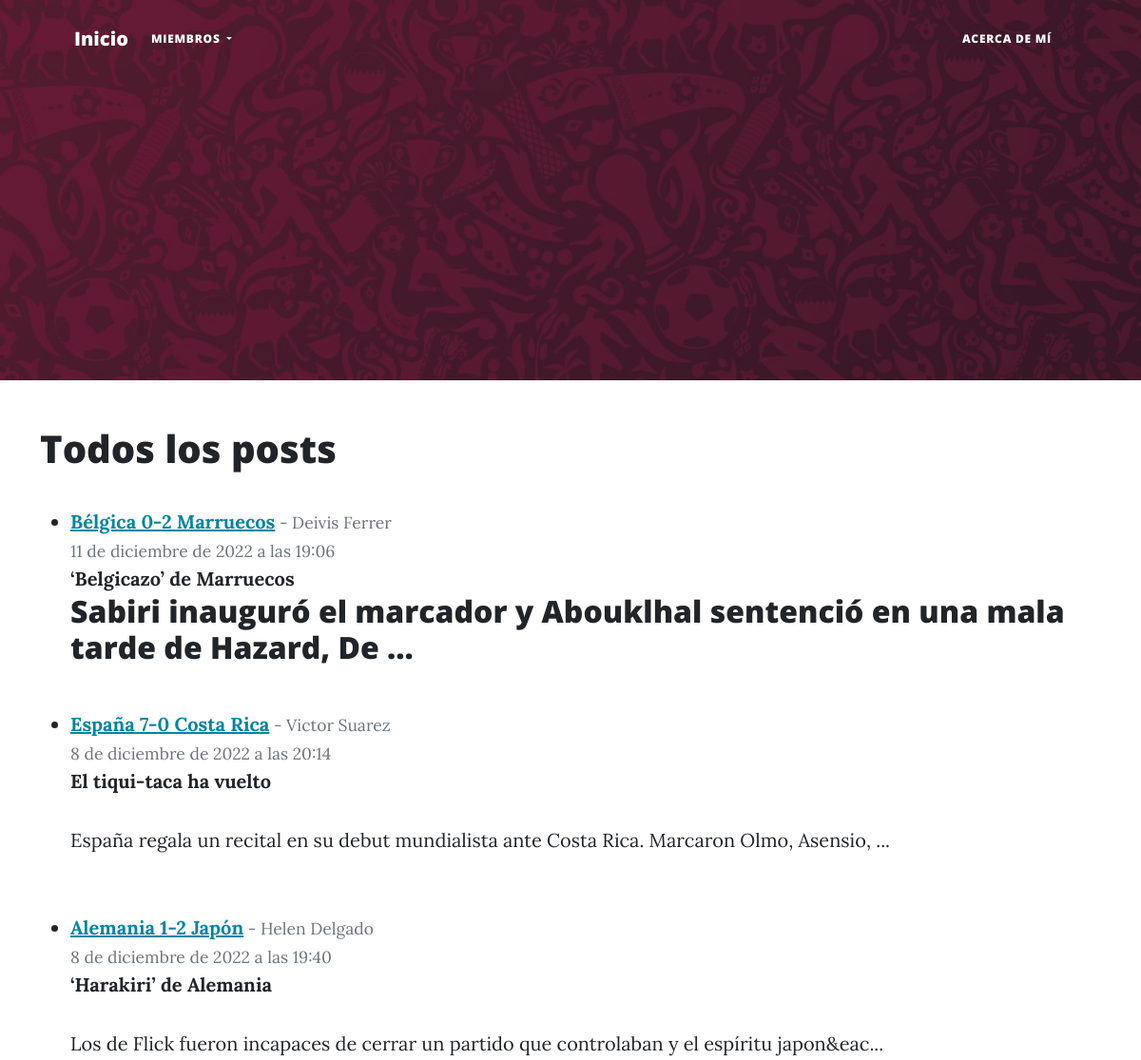
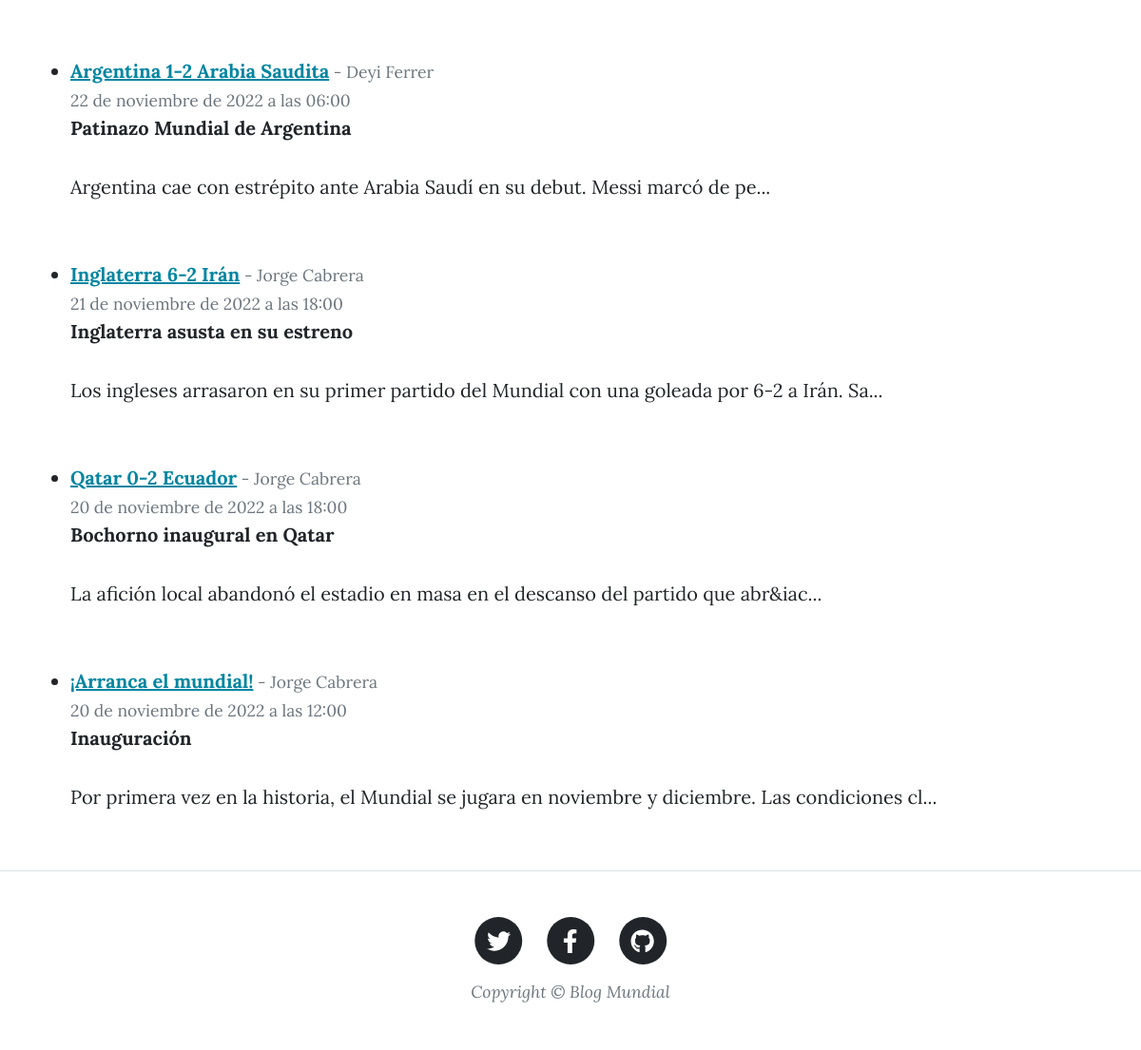
Screenshot of /all_posts/ with the database file from the repository (2 pictures, top to bottom).
### Blog/models.py (models this page shows, shortened)
class Post(models.Model):
    titulo = models.CharField(max_length=255)
    subtitulo = models.CharField(max_length=255)
    autor = models.ForeignKey(User, on_delete=models.CASCADE)
    header = models.ImageField(null=True, blank=True, upload_to='images/')
    cuerpo = RichTextField(null=True, blank=True)
    fecha = models.DateTimeField(default=datetime.now())
    likes = models.ManyToManyField(User, related_name='blog_posts')

### Blog/views.py (the view)
# urls.py: path('all_posts/', AllPostsView.as_view(), name='all_posts'),
class AllPostsView(ListView):
    model = Post
    template_name = 'all_posts.html'
    ordering = ['-fecha']

### Blog/templates/all_posts.html (shortened to what this page needs)
{% extends 'post.html' %}
{% block post %}
<div class="container">
    <h1>
        Todos los posts
    </h1>
    <br>
    <ul>
        {% for post in object_list %}
        <li>
                <a href="{% url 'post_details' post.pk %}" class="link-primary"><u><strong>{{post.titulo}}</strong></u></a><small class="text-muted"> - {{post.autor.first_name}} {{post.autor.last_name}}
                <br>
                {{post.fecha}}
                </small>
                <br/>
                <strong>
                    {{post.subtitulo}}
                </strong>
                <br/>
                {{post.cuerpo|slice:":100"|safe}}...
                <br/><br/>
            </li>
        {% endfor %}
    </ul>
</div>
{% endblock post %}

### rows the page displays
Post: titulo "Bélgica 0-2 Marruecos", autor.first_name "Deivis", autor.last_name "Ferrer", fecha "11 de diciembre de 2022 a las 19:06", subtitulo "‘Belgicazo’ de Marruecos", cuerpo "Sabiri inauguró el marcador y Abouklhal sentenció en una mala tarde de Hazard, De"
Post: titulo "España 7-0 Costa Rica", autor.first_name "Victor", autor.last_name "Suarez", fecha "8 de diciembre de 2022 a las 20:14", subtitulo "El tiqui-taca ha vuelto", cuerpo "España regala un recital en su debut mundialista ante Costa Rica. Marcaron Olmo, Asensio,"
Post: titulo "Alemania 1-2 Japón", autor.first_name "Helen", autor.last_name "Delgado", fecha "8 de diciembre de 2022 a las 19:40", subtitulo "‘Harakiri’ de Alemania", cuerpo "Los de Flick fueron incapaces de cerrar un partido que controlaban y el espíritu japon&eac"
Post: titulo "Argentina 1-2 Arabia Saudita", autor.first_name "Deyi", autor.last_name "Ferrer", fecha "22 de noviembre de 2022 a las 06:00", subtitulo "Patinazo Mundial de Argentina", cuerpo "Argentina cae con estrépito ante Arabia Saudí en su debut. Messi marcó de pe"
Post: titulo "Inglaterra 6-2 Irán", autor.first_name "Jorge", autor.last_name "Cabrera", fecha "21 de noviembre de 2022 a las 18:00", subtitulo "Inglaterra asusta en su estreno", cuerpo "Los ingleses arrasaron en su primer partido del Mundial con una goleada por 6-2 a Irán. Sa"
Post: titulo "Qatar 0-2 Ecuador", autor.first_name "Jorge", autor.last_name "Cabrera", fecha "20 de noviembre de 2022 a las 18:00", subtitulo "Bochorno inaugural en Qatar", cuerpo "La afición local abandonó el estadio en masa en el descanso del partido que abr&iac"
Post: titulo "¡Arranca el mundial!", autor.first_name "Jorge", autor.last_name "Cabrera", fecha "20 de noviembre de 2022 a las 12:00", subtitulo "Inauguración", cuerpo "Por primera vez en la historia, el Mundial se jugara en noviembre y diciembre. Las condiciones cl"
